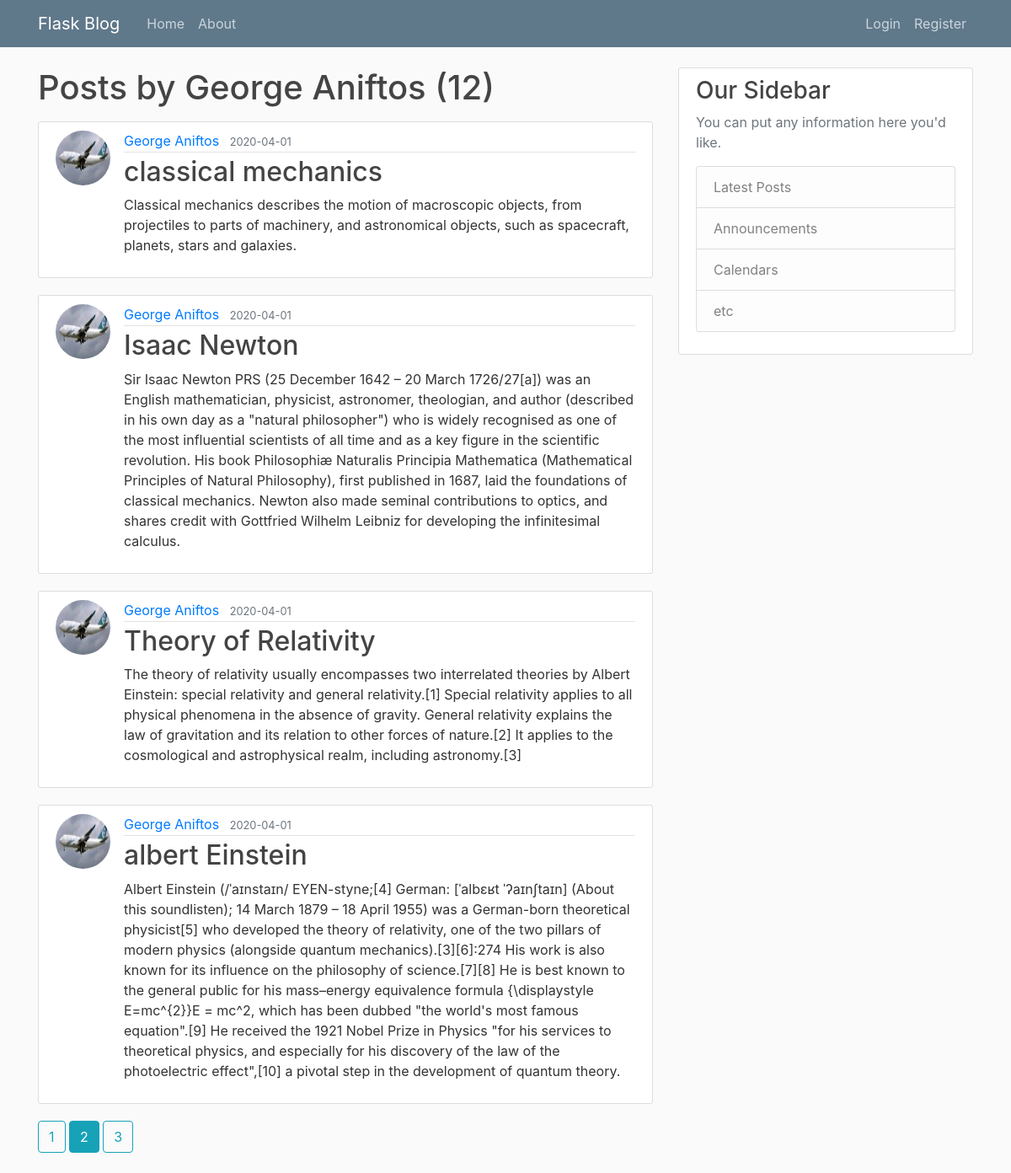
The app's page /user/George Aniftos?page=2 with its own data.
### flaskblog/models.py (models this page shows, shortened)
class User(db.Model, UserMixin): #Each class is an individual table on the database with the name of "user" (lowercase)
    id = db.Column(db.Integer, primary_key = True) #primary key means a unique id for a user
    username = db.Column(db.String(20), unique = True, nullable = False) #unique means again same us above, cant be empty
    email = db.Column(db.String(120), unique = True, nullable = False)
    image_file = db.Column(db.String(20), nullable = False, default = 'default.jpg') #no unique = True because there is going to be a default picture
    password = db.Column(db.String(60), nullable = True) #generate hash of 60 characters
    posts = db.relationship('Post', backref='author', lazy = True) #defines a relationship not a column!
    '''Our post attritube has relationship to the Post model(class).
    Backref (is like creating a new column but not actuall) and uses the author attribute to get the user who created the post!
    Lazy defines when to pull all the posts data from that specific user. '''

class Post(db.Model): #Each class is an individual table on the database with the name "post" (lowercase)
    id = db.Column(db.Integer, primary_key = True) #unique post
    title = db.Column(db.String(100), nullable = False)
    date_posted = db.Column(db.DateTime, nullable = False, default = datetime.utcnow)
    content = db.Column(db.Text, nullable = False)
    user_id = db.Column(db.Integer, db.ForeignKey('user.id'), nullable=False) # specify is a foreign key.

### flaskblog/routes.py (the view)
@app.route("/user/<string:username>")
def user_posts(username):
    page = request.args.get('page', 1, type=int)
    user = User.query.filter_by(username=username).first_or_404() #get the first user with this username
    posts = Post.query.filter_by(author=user)\
        .order_by(Post.date_posted.desc())\
        .paginate(page = page, per_page=4) #grab all posts from database
    return render_template('user_posts.html', posts = posts, user=user)

### flaskblog/templates/user_posts.html
{% extends 'layout.html' %}
{% block content %}
    <h1 class="mb-3">Posts by {{ user.username }} ({{ posts.total }})</h1>
    {% for post in posts.items %}
        <article class="media content-section">
            <img class="rounded-circle article-img" src="{{ url_for('static', filename='profile_pics/'+ post.author.image_file) }}">
            <div class="media-body">
                <div class="article-metadata">
                    <a class="mr-2" href="{{ url_for('user_posts', username=post.author.username) }}">{{ post.author.username }}</a>
                    <small class="text-muted">{{ post.date_posted.strftime('%Y-%m-%d') }}</small>
                </div>
                <h2><a class="article-title" href="{{ url_for('post', post_id=post.id) }}">{{ post.title }}</a></h2>
                <p class="article-content">{{ post.content }}</p>
            </div>
        </article>
    {% endfor %}
    {% for page_num in posts.iter_pages(left_edge=1, right_edge=1, left_current=1, right_current = 2) %}
        {% if page_num %}
            {% if posts.page == page_num %}
                <a class="btn btn-info mb-4" href="{{ url_for('user_posts', username=user.username, page=page_num) }}">{{ page_num }}</a>
            {% else %}
                <a class="btn btn-outline-info mb-4" href="{{ url_for('user_posts', username=user.username, page=page_num) }}">{{ page_num }}</a>
            {% endif %}
        {% else %}
        ...
        {% endif %}
    {% endfor %}
{% endblock content %}

### flaskblog/static/main.css (style rules this page uses)
body { background: #fafafa; color: #333333; margin-top: 5rem; }
h1, h2, h3, h4, h5, h6 { color: #444444; }
.content-section { background: #ffffff; padding: 10px 20px; border: 1px solid #dddddd; border-radius: 3px; margin-bottom: 20px; }
.article-title { color: #444444; }
.article-content { white-space: pre-line; }
.article-img { height: 65px; width: 65px; margin-right: 16px; }
.article-metadata { padding-bottom: 1px; margin-bottom: 4px; border-bottom: 1px solid #e3e3e3 }

### records on screen
User: username "George Aniftos"
Post: image_file (picture), author.username "George Aniftos", date_posted "2020-04-01", title "classical mechanics", content "Classical mechanics describes the motion of macroscopic objects, from projectiles to parts of machinery, and astronomical objects, such as spacecraft, planets, stars and galaxies."
Post: image_file (picture), author.username "George Aniftos", date_posted "2020-04-01", title "Isaac Newton", content "Sir Isaac Newton PRS (25 December 1642 – 20 March 1726/27[a]) was an English mathematician, physicist, astronomer, theologian, and author (described in his own day as a \"natural philosopher\") who is widely recognised as one of the most influential scientists of all time and as a key figure in the scientific revolution. His book Philosophiæ Naturalis Principia Mathematica (Mathematical Principles of Natural Philosophy), first published in 1687, laid the foundations of classical mechanics. Newton also made seminal contributions to optics, and shares credit with Gottfried Wilhelm Leibniz for developing the infinitesimal calculus."
Post: image_file (picture), author.username "George Aniftos", date_posted "2020-04-01", title "Theory of Relativity", content "The theory of relativity usually encompasses two interrelated theories by Albert Einstein: special relativity and general relativity.[1] Special relativity applies to all physical phenomena in the absence of gravity. General relativity explains the law of gravitation and its relation to other forces of nature.[2] It applies to the cosmological and astrophysical realm, including astronomy.[3]"
Post: image_file (picture), author.username "George Aniftos", date_posted "2020-04-01", title "albert Einstein", content "Albert Einstein (/ˈaɪnstaɪn/ EYEN-styne;[4] German: [ˈalbɛʁt ˈʔaɪnʃtaɪn] (About this soundlisten); 14 March 1879 – 18 April 1955) was a German-born theoretical physicist[5] who developed the theory of relativity, one of the two pillars of modern physics (alongside quantum mechanics).[3][6]:274 His work is also known for its influence on the philosophy of science.[7][8] He is best known to the general public for his mass–energy equivalence formula {\\displaystyle E=mc^{2}}E = mc^2, which has been dubbed \"the world's most famous equation\".[9] He received the 1921 Nobel Prize in Physics \"for his services to theoretical physics, and especially for his discovery of the law of the photoelectric…"

### other values on screen
{{ posts.total }} "12"
{{ page_num }} "1" "3"
{{ page_num }} "2"
